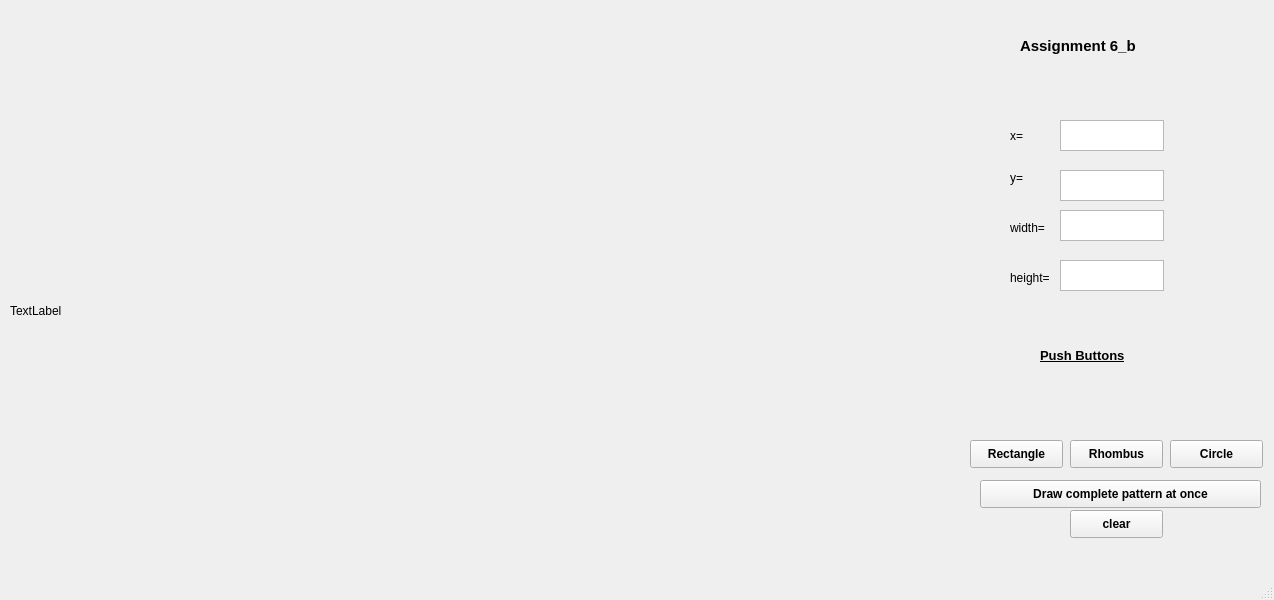
<?xml version="1.0" encoding="UTF-8"?>
<ui version="4.0">
 <class>MainWindow</class>
 <widget class="QMainWindow" name="MainWindow">
  <property name="geometry">
   <rect>
    <x>0</x>
    <y>0</y>
    <width>1274</width>
    <height>600</height>
   </rect>
  </property>
  <property name="windowTitle">
   <string>MainWindow</string>
  </property>
  <widget class="QWidget" name="centralwidget">
   <widget class="QLabel" name="label">
    <property name="geometry">
     <rect>
      <x>10</x>
      <y>60</y>
      <width>951</width>
      <height>501</height>
     </rect>
    </property>
    <property name="text">
     <string>TextLabel</string>
    </property>
   </widget>
   <widget class="QLabel" name="label_2">
    <property name="geometry">
     <rect>
      <x>1010</x>
      <y>120</y>
      <width>81</width>
      <height>31</height>
     </rect>
    </property>
    <property name="text">
     <string>x=</string>
    </property>
   </widget>
   <widget class="QLabel" name="label_3">
    <property name="geometry">
     <rect>
      <x>1010</x>
      <y>170</y>
      <width>55</width>
      <height>16</height>
     </rect>
    </property>
    <property name="text">
     <string>y=</string>
    </property>
   </widget>
   <widget class="QLabel" name="label_4">
    <property name="geometry">
     <rect>
      <x>1010</x>
      <y>220</y>
      <width>55</width>
      <height>16</height>
     </rect>
    </property>
    <property name="text">
     <string>width=</string>
    </property>
   </widget>
   <widget class="QLabel" name="label_5">
    <property name="geometry">
     <rect>
      <x>1010</x>
      <y>270</y>
      <width>55</width>
      <height>16</height>
     </rect>
    </property>
    <property name="text">
     <string>height=</string>
    </property>
   </widget>
   <widget class="QTextEdit" name="textEdit">
    <property name="geometry">
     <rect>
      <x>1060</x>
      <y>120</y>
      <width>104</width>
      <height>31</height>
     </rect>
    </property>
   </widget>
   <widget class="QTextEdit" name="textEdit_2">
    <property name="geometry">
     <rect>
      <x>1060</x>
      <y>170</y>
      <width>104</width>
      <height>31</height>
     </rect>
    </property>
   </widget>
   <widget class="QTextEdit" name="textEdit_3">
    <property name="geometry">
     <rect>
      <x>1060</x>
      <y>210</y>
      <width>104</width>
      <height>31</height>
     </rect>
    </property>
   </widget>
   <widget class="QTextEdit" name="textEdit_4">
    <property name="geometry">
     <rect>
      <x>1060</x>
      <y>260</y>
      <width>104</width>
      <height>31</height>
     </rect>
    </property>
   </widget>
   <widget class="QPushButton" name="pushButton">
    <property name="geometry">
     <rect>
      <x>970</x>
      <y>440</y>
      <width>93</width>
      <height>28</height>
     </rect>
    </property>
    <property name="font">
     <font>
      <weight>75</weight>
      <bold>true</bold>
     </font>
    </property>
    <property name="text">
     <string>Rectangle</string>
    </property>
   </widget>
   <widget class="QPushButton" name="pushButton_2">
    <property name="geometry">
     <rect>
      <x>1070</x>
      <y>440</y>
      <width>93</width>
      <height>28</height>
     </rect>
    </property>
    <property name="font">
     <font>
      <weight>75</weight>
      <bold>true</bold>
     </font>
    </property>
    <property name="text">
     <string>Rhombus</string>
    </property>
   </widget>
   <widget class="QPushButton" name="pushButton_3">
    <property name="geometry">
     <rect>
      <x>1170</x>
      <y>440</y>
      <width>93</width>
      <height>28</height>
     </rect>
    </property>
    <property name="font">
     <font>
      <weight>75</weight>
      <bold>true</bold>
     </font>
    </property>
    <property name="text">
     <string>Circle</string>
    </property>
   </widget>
   <widget class="QPushButton" name="pushButton_4">
    <property name="geometry">
     <rect>
      <x>980</x>
      <y>480</y>
      <width>281</width>
      <height>28</height>
     </rect>
    </property>
    <property name="font">
     <font>
      <weight>75</weight>
      <bold>true</bold>
     </font>
    </property>
    <property name="text">
     <string>Draw complete pattern at once</string>
    </property>
   </widget>
   <widget class="QLabel" name="label_6">
    <property name="geometry">
     <rect>
      <x>1040</x>
      <y>340</y>
      <width>221</width>
      <height>31</height>
     </rect>
    </property>
    <property name="font">
     <font>
      <pointsize>10</pointsize>
      <weight>75</weight>
      <bold>true</bold>
      <underline>true</underline>
     </font>
    </property>
    <property name="text">
     <string>Push Buttons</string>
    </property>
   </widget>
   <widget class="QLabel" name="label_7">
    <property name="geometry">
     <rect>
      <x>1020</x>
      <y>20</y>
      <width>171</width>
      <height>51</height>
     </rect>
    </property>
    <property name="font">
     <font>
      <pointsize>11</pointsize>
      <weight>75</weight>
      <bold>true</bold>
     </font>
    </property>
    <property name="text">
     <string>Assignment 6_b</string>
    </property>
   </widget>
   <widget class="QPushButton" name="pushButton_5">
    <property name="geometry">
     <rect>
      <x>1070</x>
      <y>510</y>
      <width>93</width>
      <height>28</height>
     </rect>
    </property>
    <property name="font">
     <font>
      <weight>75</weight>
      <bold>true</bold>
     </font>
    </property>
    <property name="text">
     <string>clear</string>
    </property>
   </widget>
  </widget>
  <widget class="QMenuBar" name="menubar">
   <property name="geometry">
    <rect>
     <x>0</x>
     <y>0</y>
     <width>1274</width>
     <height>26</height>
    </rect>
   </property>
  </widget>
  <widget class="QStatusBar" name="statusbar"/>
 </widget>
 <resources/>
 <connections/>
</ui>
